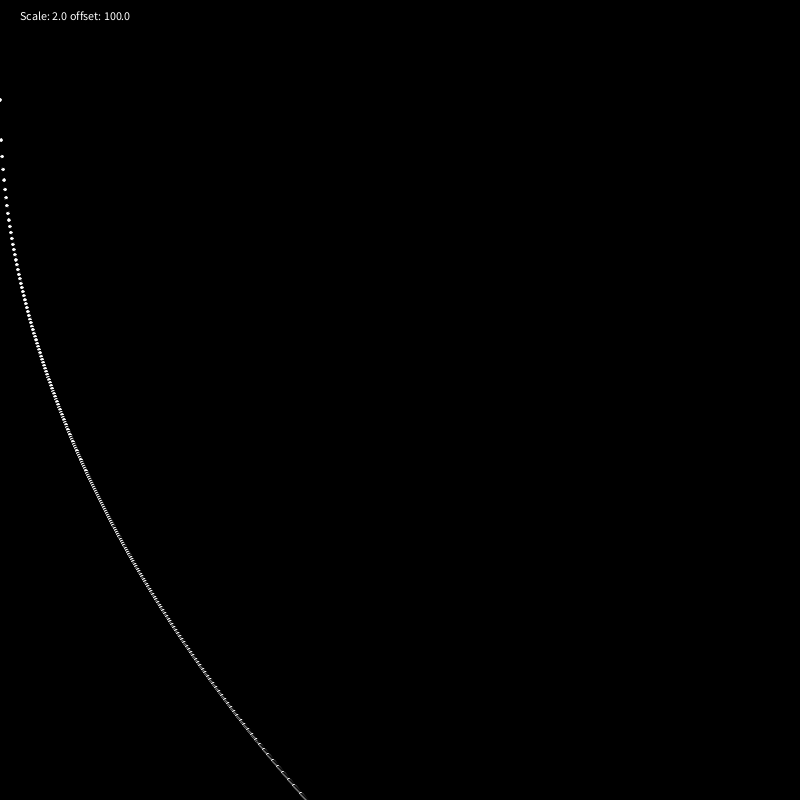
Frame 1 (no input)
Frame 60 (the mouse pressed at the canvas centre just before this capture): identical to frame 1, image omitted
Frame 120 (the mouse held since frame 60 and released just before this capture): identical to frame 1, image omitted

The Processing sketch that drew this single still picture (run headless with seeded random() and noise(); from frame 60 on, the mouse is pressed at the canvas centre):

// Processing sketch: graph_viewer_Basic
// ── graph_viewer_Basic.pde

float scale = 2.0f;
float offset = 100f;

float xOffset;
void setup() {
  size(800, 800);

}

void draw() {
  
  background(0);
  if (mousePressed) {
    if (mouseButton == LEFT)scale+=0.3f;
    if (mouseButton == RIGHT)scale-=0.3f;
    
  }
  
  if (keyPressed){
    if (keyCode == LEFT)xOffset++;
    if (keyCode == RIGHT)xOffset--;
  }
  drawFunk();
  text("Scale: " + scale + " offset: "+ offset, 20, 20);
}



float function1(float x) {
  try {
    return 20* (sqrt(x)) * scale + offset ;
  }
  catch(ArithmeticException e) {
    e.printStackTrace();
    println(" Note at " + x);
    return 0;
  }
}


void drawFunk(){
  for (int i = 0; i < width; i++) {
    fill(255);
    ellipse(i, function1(i + xOffset),scale/ 100 +4,scale/ 100 + 4);
  }
}


void mouseWheel(MouseEvent event) {
  float e = event.getCount();
  offset+=e * 2;
  println(e);
}
